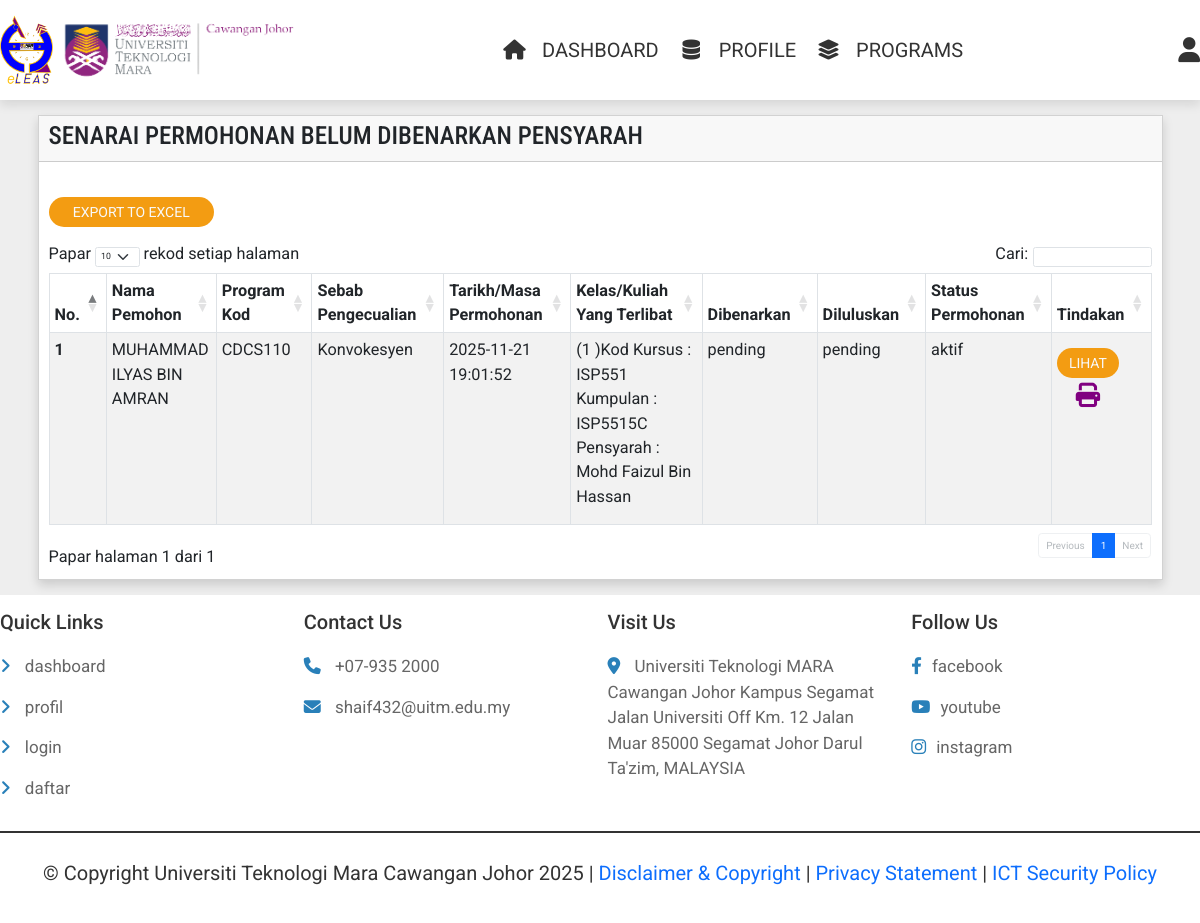
/admin_application.php?application_type=1 (signed in), run on the app's committed database.
### tables this page shows
CREATE TABLE `applications` (
  `application_id` int(100) NOT NULL,
  `student_id` varchar(70) NOT NULL,
  `reason_exemption` varchar(70) NOT NULL,
  `noDay` int(70) NOT NULL,
  `startDate` date NOT NULL,
  `endDate` date NOT NULL,
  `datetime_application` datetime NOT NULL,
  `application_stat` varchar(70) NOT NULL DEFAULT 'aktif',
  `authorization_status` varchar(70) NOT NULL DEFAULT 'pending',
  `date_supported` datetime NOT NULL DEFAULT '0000-00-00 00:00:00',
  `supporter` varchar(70) DEFAULT NULL,
  `support_status` varchar(70) NOT NULL DEFAULT 'pending',
  `supportDoc` varchar(70) NOT NULL,
  `total_class` varchar(1000) NOT NULL DEFAULT 'Tiada',
  `total_authorizer_signed` varchar(70) NOT NULL DEFAULT '0',
  `total_authorizer_needed` varchar(70) NOT NULL DEFAULT '0'
);

CREATE TABLE `students` (
  `student_id` int(100) NOT NULL,
  `name` varchar(70) NOT NULL,
  `ic` varchar(70) NOT NULL,
  `email` varchar(70) NOT NULL,
  `password` varchar(70) NOT NULL,
  `student_no` int(70) NOT NULL,
  `semester` int(70) NOT NULL,
  `phone_no` varchar(70) NOT NULL,
  `home_phone_no` varchar(70) NOT NULL,
  `program_id` int(100) NOT NULL,
  `faculty_id` int(11) NOT NULL
);

CREATE TABLE `programs` (
  `program_id` int(100) NOT NULL,
  `clerk_name` varchar(70) NOT NULL,
  `program_code` varchar(70) NOT NULL,
  `program_name` varchar(70) NOT NULL,
  `faculty_code` varchar(70) NOT NULL,
  `faculty_name` varchar(70) NOT NULL,
  `faculty_id` int(11) NOT NULL
);

CREATE TABLE `classes` (
  `class_id` int(100) NOT NULL,
  `application_id` int(100) NOT NULL,
  `student_name` varchar(70) NOT NULL,
  `class_date` date NOT NULL,
  `class_day` varchar(70) NOT NULL,
  `class_time` time NOT NULL,
  `course_code` varchar(70) NOT NULL,
  `group` varchar(70) NOT NULL,
  `lecturer_name` varchar(70) NOT NULL,
  `lecturer_id` int(100) NOT NULL,
  `authorization_status` varchar(70) NOT NULL DEFAULT 'pending',
  `signed_status` varchar(70) NOT NULL DEFAULT 'belum',
  `date_authorized` datetime NOT NULL,
  `student_id` int(100) NOT NULL
);

CREATE TABLE `lecturers` (
  `lecturer_id` int(100) NOT NULL,
  `lecturer_name` varchar(70) NOT NULL,
  `staff_no` int(100) NOT NULL,
  `email` varchar(70) NOT NULL,
  `password` varchar(70) NOT NULL,
  `work_phone_no` varchar(70) NOT NULL
);

### admin_application.php (the view, shortened to what this page needs)
<?php
include 'components/connect.php';
?>
<!DOCTYPE html>
<html lang="en">
<head>
    <link rel="stylesheet" href="https://cdnjs.cloudflare.com/ajax/libs/font-awesome/6.1.1/css/all.min.css"
 />
    <link rel="stylesheet" href="https://cdn.jsdelivr.net/npm/bootstrap@5.1.3/dist/css/bootstrap.min.css"
>
    <link rel="stylesheet" href="https://cdnjs.cloudflare.com/ajax/libs/font-awesome/6.1.1/css/all.min.css">
    <link href="https://cdn.jsdelivr.net/npm/bootstrap@5.3.0-alpha3/dist/css/bootstrap.min.css" rel="stylesheet"
>
    <link rel="stylesheet" href="css/style.css">
    <link rel="stylesheet" href="css/dataTables.bootstrap.min.css" />
</head>
<body>
    <?php
    include 'components/clerk_header.php'; ?>
    <br>
    <?php
    if (!isset($_SESSION['admin_id'])) {
        header('location:admin_login.php');
    } else {
        ?>
        <div class="container " styles="border-radius: 15px;">
            <div class="row">
                <div class="col-lg-12">
                    <div class="card card-default rounded-0 shadow">
                        <div class="card-header">
                            <div class="row">
                                <div class="col-lg-8 col-md-8 col-sm-8">
                                    <h1 class="card-title"
                                        style="display: flex;  display: flex; align-items: center; font-family: 'Roboto Condensed', sans-serif; ">
                                        <?php
                                         if($_GET['application_type']==1){echo "SENARAI PERMOHONAN BELUM DIBENARKAN PENSYARAH";}
                                        ?>
                                    </h1>
                                </div>
                                <div class="col-lg-4 col-md-4 col-sm-4 col-xs-6 text-end justify-content-end ">
                                </div>
                            </div>
                        </div>
                        <div class="card-body">
                            <br>
                            <a id="export-btn" class=" option-btn text-light btn me-1 underline"
                                                       style=" text-transform: uppercase; border-radius: 15px;font-size: 14px; padding: 5px 10px; display: flex; align-items: center; justify-content: center; height: 30px; width: 15%;">
                                                       EXPORT TO EXCEL
                                                    </a>
                                                    <br>
                            <div class="row">
                                <div class="col-sm-12 table-responsive" style="font-size:162.5%;">
                                    <table id="myTable" class="table table-bordered table-striped">
                                        <thead>
                                            <tr>
                                                <th>No.</th>
                                                <th>Nama Pemohon</th>
                                                <th>Program Kod</th>
                                                <th>Sebab Pengecualian</th>
                                                <th>Tarikh/Masa Permohonan</th>
                                                <th>Kelas/Kuliah Yang Terlibat</th>
                                                <th>Dibenarkan</th>
                                                <th>Diluluskan</th>
                                                <th style="width:60px;">Status Permohonan</th>
                                                <th>Tindakan</th>
                                            </tr>
                                        </thead>
                                        <tbody>
                                            <?php
                                      if($_GET['application_type'] == 1){
                                                $no = 1;
                                                        $result = $conn->prepare("SELECT * FROM `applications` WHERE application_stat=? AND authorization_status =?");
                                                               $result->execute(['aktif',"pending",]);
                                                        if ($result->rowCount() > 0) {
                                                            while ($row = $result->fetch(PDO::FETCH_ASSOC)) {
                                                                $application_id = $row['application_id'];
                                                                $reason_exemption = $row['reason_exemption'];
                                                                $student_id = $row['student_id'];
                                                                $datetime_application = $row['datetime_application'];
                                                                $authorization_status_app = $row['authorization_status'];
                                                                $support_status = $row['support_status'];
                                                                $application_stat = $row['application_stat'];
                                                                $resultx = $conn->prepare("SELECT * FROM `students` WHERE student_id=?");
                                                                $resultx->execute([$student_id]);
                                                                if ($resultx->rowCount() > 0) {
                                                                    while ($rowx = $resultx->fetch(PDO::FETCH_ASSOC)) {
                                                                        $student_name = $rowx['name'];
                                                                        $program_id = $rowx['program_id'];}}
                                                                        $resultx = $conn->prepare("SELECT * FROM `programs` WHERE program_id=?");
                                                                        $resultx->execute([$program_id]);
                                                                        if ($resultx->rowCount() > 0) {
                                                                            while ($rowx = $resultx->fetch(PDO::FETCH_ASSOC)) {
                                                                                $program_code = $rowx['program_code'];}}
                                                        echo '<tr>
                                                                <th>' . $no . '</th>
                                                                <td>' . $student_name . '</td>
                                                                <td>' . $program_code . '</td>
                                                                <td>' . $reason_exemption . '</td>
                                                                <td>' . $datetime_application . '</td>
                                                        '; ?><?php echo '<td>'; ?>
                                                            <?php
                                                            $noC = 0;
                                                            $result4 = $conn->prepare("SELECT * FROM `classes` WHERE application_id=?");
                                                            $result4->execute([$application_id]);
                                                            if ($result4->rowCount() > 0) {
                                                                while ($row4 = $result4->fetch(PDO::FETCH_ASSOC)) {
                                                                    $course_code = $row4['course_code'];
                                                                    $group = $row4['group'];
                                                                    $lecturer_id = $row4['lecturer_id'];
                                                                    $noC = $noC +1 ;
                                                                    $result2 = $conn->prepare("SELECT * FROM `lecturers` WHERE lecturer_id=?");
                                                                    $result2->execute([$lecturer_id]);
                                                                    if ($result2->rowCount() > 0) {
                                                                        while ($row2 = $result2->fetch(PDO::FETCH_ASSOC)) {
                                                                            $lecturer_name = $row2['lecturer_name'];}}
                                                                    ?>
                                                                    <p style= "font-size:100%;">
                                                                        <?php echo "(".$noC. "\n" .")".'Kod Kursus : ' . $course_code .
                                                                        "\n" . 'Kumpulan : ' . $group .
                                                                         "\n" . 'Pensyarah : ' . $lecturer_name .
                                                                         "\n" ; ?>
                                                                    </p>
                                                                    <?php
                                                                }}
                                                                else{
                                                                    echo "Tiada";
                                                                }
                                                                ?>
                                                         <?php echo'</td>';?>
                                                        <?php echo
                                                        '<td>' . $authorization_status_app . '</td>
                                                                <td>' . $support_status . '</td>
                                                                <td>' . $application_stat . '</td>
                                                                   <td>
                                                           <div style="display: flex; justify-content: flex-start; flex-wrap: wrap;"><center>
                                                           <a class=" option-btn text-light btn me-1 underline" href="admin_application_view.php?application_id=' . $application_id . '"
                                                           style="text-transform: uppercase; border-radius: 15px;font-size: 14px; padding: 5px 10px; display: flex; align-items: center; justify-content: center; height: 30px; width: 100%;">
                                                           Lihat
                                                        </a>
                                                        <center><a href="userPDFprint.php?application_id=' . $application_id . '"  class=" underline" style="font-size: 1.5em;" title="Cetak/Muat Turun Permohonan"> <center><i class=" fa fa-print" style="color:purple">
                                                        </i></center></a>&nbsp;&nbsp;&nbsp;&nbsp;</center> </center>
                                                            </div>
                                                </td>
                                                </tr>';
                                                        $no++;
                                                    }}}
                                            ?>
                                        </tbody>
                                    </table>
                                </div>
                            </div>
                        </div>
                    </div>
                </div>
            </div>
        </div>
        <?php
    }
    ?>
    <br>
    <?php include 'components/clerk_footer.php'; ?>
</body>
</html>

### css/style.css (style rules this page uses)
:root { --main-color:#2980b9; --orange:#f39c12; --red:#e74c3c; --black:#333; --white:#fff; --green:#05b749; --light-color:#666; --light-bg:#eee; --border:.2rem solid var(--black); --box-shadow:0 .5rem 1rem rgba(0,0,0,.1); --uitm-color:#90267f; }
.underline { text-decoration: none; }
* { font-family: 'Roboto', sans-serif; margin:0; padding:0; box-sizing: border-box; outline: none; border:none; text-decoration: none; }
html { font-size: 62.5%; overflow-x: hidden; }
body { background-color: var(--light-bg); }
.btn, .delete-btn, .option-btn, .green-btn { display: block; width: 100%; margin-top: 1rem; border-radius: .5rem; padding:1rem 3rem; font-size: 1.7rem; text-transform: capitalize; color:var(--white); cursor: pointer; text-align: center; }
.btn { background-color: var(--main-color); }
.option-btn { background-color: var(--orange); }

### data on the page
applications: student.name "MUHAMMAD ILYAS BIN AMRAN", programs.program_code "CDCS110", reason_exemption "Konvokesyen", datetime_application "2025-11-21 19:01:52", authorization_status "pending", support_status "pending", application_stat "aktif"
classes: course_code "ISP551", group "ISP5515C", lecturer.lecturer_name "Mohd Faizul Bin Hassan"
